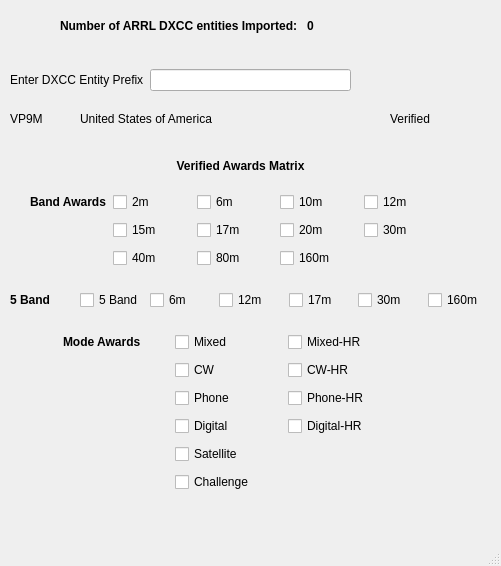
<?xml version="1.0" encoding="UTF-8"?>
<ui version="4.0">
 <class>MainWindow</class>
 <widget class="QMainWindow" name="MainWindow">
  <property name="geometry">
   <rect>
    <x>0</x>
    <y>0</y>
    <width>501</width>
    <height>566</height>
   </rect>
  </property>
  <property name="sizePolicy">
   <sizepolicy hsizetype="Fixed" vsizetype="Fixed">
    <horstretch>0</horstretch>
    <verstretch>0</verstretch>
   </sizepolicy>
  </property>
  <property name="windowTitle">
   <string>ARRL DXCC Awards Verification Prefix Lookup</string>
  </property>
  <widget class="QWidget" name="centralwidget">
   <widget class="QWidget" name="formLayoutWidget">
    <property name="geometry">
     <rect>
      <x>60</x>
      <y>10</y>
      <width>341</width>
      <height>31</height>
     </rect>
    </property>
    <layout class="QVBoxLayout" name="verticalLayout_2">
     <item>
      <layout class="QHBoxLayout" name="horizontalLayout">
       <item>
        <widget class="QLabel" name="labelNumberVerifiedText">
         <property name="font">
          <font>
           <weight>75</weight>
           <bold>true</bold>
          </font>
         </property>
         <property name="text">
          <string>Number of ARRL DXCC entities Imported: </string>
         </property>
        </widget>
       </item>
       <item>
        <widget class="QLabel" name="labelNumberVerifiedCount">
         <property name="font">
          <font>
           <weight>75</weight>
           <bold>true</bold>
          </font>
         </property>
         <property name="text">
          <string>0</string>
         </property>
        </widget>
       </item>
      </layout>
     </item>
    </layout>
   </widget>
   <widget class="QWidget" name="verticalLayoutWidget">
    <property name="geometry">
     <rect>
      <x>10</x>
      <y>60</y>
      <width>341</width>
      <height>41</height>
     </rect>
    </property>
    <layout class="QVBoxLayout" name="verticalLayout_3">
     <item>
      <layout class="QHBoxLayout" name="horizontalLayout_2">
       <item>
        <widget class="QLabel" name="labelDXCCPrefixEnter">
         <property name="text">
          <string>Enter DXCC Entity Prefix</string>
         </property>
        </widget>
       </item>
       <item>
        <widget class="QLineEdit" name="lineEditPrefix"/>
       </item>
      </layout>
     </item>
    </layout>
   </widget>
   <widget class="QWidget" name="verticalLayoutWidget_3">
    <property name="geometry">
     <rect>
      <x>10</x>
      <y>150</y>
      <width>461</width>
      <height>31</height>
     </rect>
    </property>
    <layout class="QVBoxLayout" name="verticalLayout_5">
     <item>
      <widget class="QLabel" name="labelVerifiedAwards">
       <property name="font">
        <font>
         <weight>75</weight>
         <bold>true</bold>
        </font>
       </property>
       <property name="text">
        <string>Verified Awards Matrix</string>
       </property>
       <property name="alignment">
        <set>Qt::AlignCenter</set>
       </property>
      </widget>
     </item>
    </layout>
   </widget>
   <widget class="QWidget" name="gridLayoutWidget_2">
    <property name="geometry">
     <rect>
      <x>30</x>
      <y>190</y>
      <width>411</width>
      <height>80</height>
     </rect>
    </property>
    <layout class="QGridLayout" name="gridLayout_2">
     <item row="2" column="3">
      <widget class="QCheckBox" name="checkBox160m">
       <property name="text">
        <string>160m</string>
       </property>
      </widget>
     </item>
     <item row="1" column="4">
      <widget class="QCheckBox" name="checkBox30m">
       <property name="text">
        <string>30m</string>
       </property>
      </widget>
     </item>
     <item row="1" column="2">
      <widget class="QCheckBox" name="checkBox17m">
       <property name="text">
        <string>17m</string>
       </property>
      </widget>
     </item>
     <item row="0" column="4">
      <widget class="QCheckBox" name="checkBox12m">
       <property name="text">
        <string>12m</string>
       </property>
      </widget>
     </item>
     <item row="0" column="1">
      <widget class="QCheckBox" name="checkBox2m">
       <property name="text">
        <string>2m</string>
       </property>
      </widget>
     </item>
     <item row="1" column="3">
      <widget class="QCheckBox" name="checkBox20m">
       <property name="text">
        <string>20m</string>
       </property>
      </widget>
     </item>
     <item row="0" column="3">
      <widget class="QCheckBox" name="checkBox10m">
       <property name="text">
        <string>10m</string>
       </property>
      </widget>
     </item>
     <item row="2" column="2">
      <widget class="QCheckBox" name="checkBox80m">
       <property name="text">
        <string>80m</string>
       </property>
      </widget>
     </item>
     <item row="2" column="1">
      <widget class="QCheckBox" name="checkBox40m">
       <property name="text">
        <string>40m</string>
       </property>
      </widget>
     </item>
     <item row="0" column="2">
      <widget class="QCheckBox" name="checkBox6m">
       <property name="text">
        <string>6m</string>
       </property>
      </widget>
     </item>
     <item row="1" column="1">
      <widget class="QCheckBox" name="checkBox15m">
       <property name="text">
        <string>15m</string>
       </property>
      </widget>
     </item>
     <item row="0" column="0">
      <widget class="QLabel" name="labelBandAwards">
       <property name="font">
        <font>
         <weight>75</weight>
         <bold>true</bold>
        </font>
       </property>
       <property name="text">
        <string>Band Awards</string>
       </property>
      </widget>
     </item>
    </layout>
   </widget>
   <widget class="QWidget" name="gridLayoutWidget_3">
    <property name="geometry">
     <rect>
      <x>10</x>
      <y>280</y>
      <width>481</width>
      <height>41</height>
     </rect>
    </property>
    <layout class="QGridLayout" name="gridLayout_4">
     <item row="0" column="5">
      <widget class="QCheckBox" name="checkBox5B30mE">
       <property name="text">
        <string>30m</string>
       </property>
      </widget>
     </item>
     <item row="0" column="4">
      <widget class="QCheckBox" name="checkBox5B17mE">
       <property name="text">
        <string>17m</string>
       </property>
      </widget>
     </item>
     <item row="0" column="2">
      <widget class="QCheckBox" name="checkBox5B6mE">
       <property name="text">
        <string>6m</string>
       </property>
      </widget>
     </item>
     <item row="0" column="6">
      <widget class="QCheckBox" name="checkBox5B160mE">
       <property name="text">
        <string>160m</string>
       </property>
      </widget>
     </item>
     <item row="0" column="1">
      <widget class="QCheckBox" name="checkBox5Band">
       <property name="text">
        <string>5 Band</string>
       </property>
      </widget>
     </item>
     <item row="0" column="0">
      <widget class="QLabel" name="label5Band">
       <property name="font">
        <font>
         <weight>75</weight>
         <bold>true</bold>
        </font>
       </property>
       <property name="text">
        <string>5 Band</string>
       </property>
      </widget>
     </item>
     <item row="0" column="3">
      <widget class="QCheckBox" name="checkBox5B12mE">
       <property name="text">
        <string>12m</string>
       </property>
      </widget>
     </item>
    </layout>
   </widget>
   <widget class="QWidget" name="gridLayoutWidget_4">
    <property name="geometry">
     <rect>
      <x>63</x>
      <y>330</y>
      <width>331</width>
      <height>164</height>
     </rect>
    </property>
    <layout class="QGridLayout" name="gridLayout_5">
     <item row="0" column="2">
      <widget class="QCheckBox" name="checkBoxMixedHR">
       <property name="text">
        <string>Mixed-HR</string>
       </property>
      </widget>
     </item>
     <item row="0" column="1">
      <widget class="QCheckBox" name="checkBoxMixed">
       <property name="text">
        <string>Mixed</string>
       </property>
      </widget>
     </item>
     <item row="2" column="1">
      <widget class="QCheckBox" name="checkBoxPhone">
       <property name="text">
        <string>Phone</string>
       </property>
      </widget>
     </item>
     <item row="4" column="1">
      <widget class="QCheckBox" name="checkBoxSatellite">
       <property name="text">
        <string>Satellite</string>
       </property>
      </widget>
     </item>
     <item row="3" column="2">
      <widget class="QCheckBox" name="checkBoxDigitalHR">
       <property name="text">
        <string>Digital-HR</string>
       </property>
      </widget>
     </item>
     <item row="1" column="1">
      <widget class="QCheckBox" name="checkBoxCW">
       <property name="text">
        <string>CW</string>
       </property>
      </widget>
     </item>
     <item row="1" column="2">
      <widget class="QCheckBox" name="checkBoxCWHR">
       <property name="text">
        <string>CW-HR</string>
       </property>
      </widget>
     </item>
     <item row="2" column="2">
      <widget class="QCheckBox" name="checkBoxPhoneHR">
       <property name="text">
        <string>Phone-HR</string>
       </property>
      </widget>
     </item>
     <item row="5" column="1">
      <widget class="QCheckBox" name="checkBoxChallenge">
       <property name="text">
        <string>Challenge</string>
       </property>
      </widget>
     </item>
     <item row="3" column="1">
      <widget class="QCheckBox" name="checkBoxDigital">
       <property name="text">
        <string>Digital</string>
       </property>
      </widget>
     </item>
     <item row="0" column="0">
      <widget class="QLabel" name="labelModeAwards">
       <property name="font">
        <font>
         <weight>75</weight>
         <bold>true</bold>
        </font>
       </property>
       <property name="text">
        <string>Mode Awards</string>
       </property>
      </widget>
     </item>
    </layout>
   </widget>
   <widget class="QLabel" name="labelPrefix">
    <property name="geometry">
     <rect>
      <x>10</x>
      <y>110</y>
      <width>61</width>
      <height>17</height>
     </rect>
    </property>
    <property name="text">
     <string>VP9M</string>
    </property>
   </widget>
   <widget class="QLabel" name="labelCountry">
    <property name="geometry">
     <rect>
      <x>80</x>
      <y>110</y>
      <width>301</width>
      <height>17</height>
     </rect>
    </property>
    <property name="text">
     <string>United States of America</string>
    </property>
    <property name="wordWrap">
     <bool>false</bool>
    </property>
   </widget>
   <widget class="QLabel" name="labelVerified">
    <property name="geometry">
     <rect>
      <x>390</x>
      <y>110</y>
      <width>81</width>
      <height>17</height>
     </rect>
    </property>
    <property name="text">
     <string>Verified</string>
    </property>
    <property name="alignment">
     <set>Qt::AlignLeading|Qt::AlignLeft|Qt::AlignVCenter</set>
    </property>
   </widget>
  </widget>
  <widget class="QMenuBar" name="menubar">
   <property name="geometry">
    <rect>
     <x>0</x>
     <y>0</y>
     <width>501</width>
     <height>25</height>
    </rect>
   </property>
  </widget>
  <widget class="QStatusBar" name="statusbar"/>
 </widget>
 <resources/>
 <connections/>
</ui>
